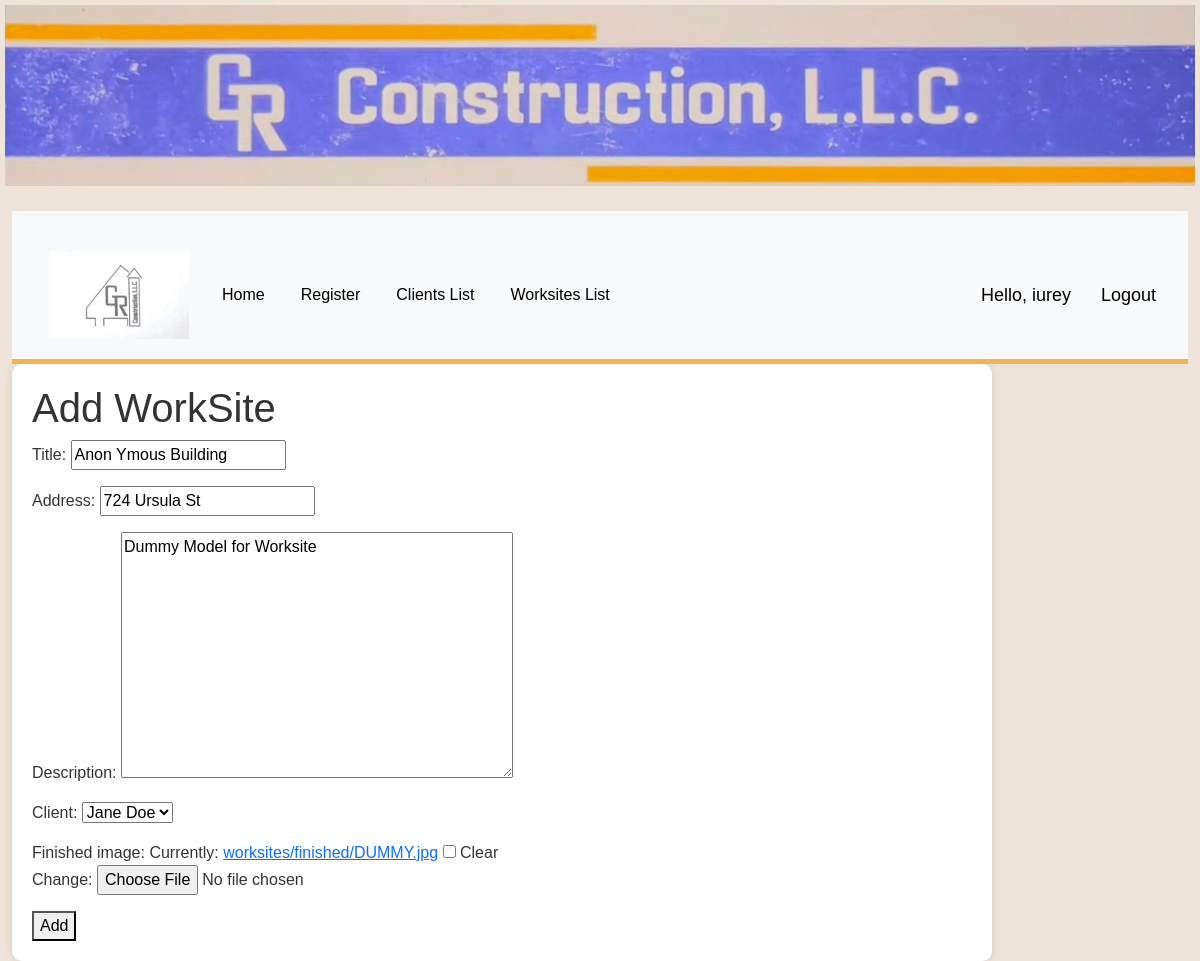
The page /worksites/1/edit/ (signed in) on the database as committed earlier.
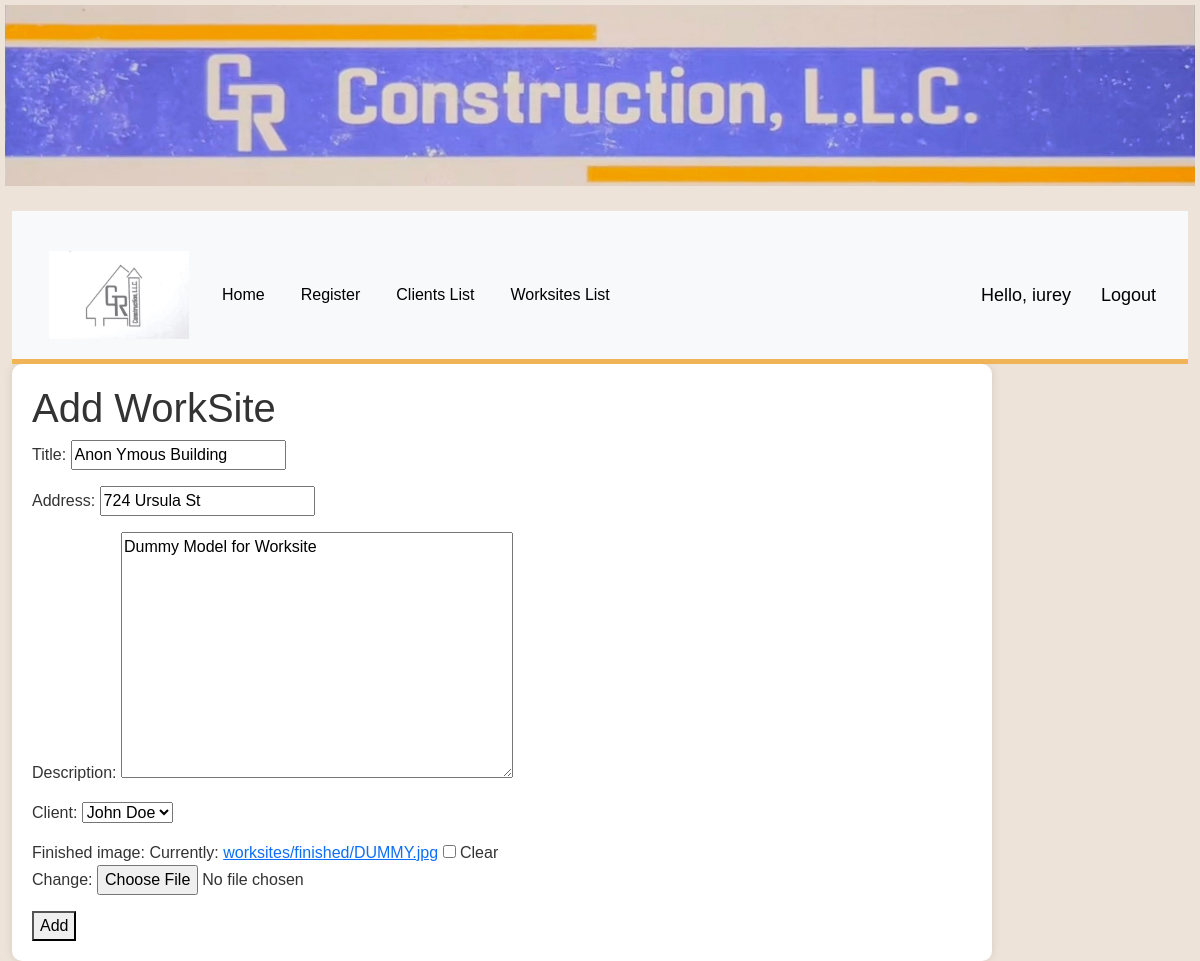
The same page on the database as committed later.
### gr_construction_web/models.py (models this page shows, shortened)
class WorkSite(models.Model):
    title = models.CharField(max_length=200)
    address = models.CharField(max_length=200)
    description = models.TextField(blank=True)
    client = models.ForeignKey('Client', on_delete=models.SET_NULL, null=True, blank=True)
    finished_image = models.ImageField(upload_to='worksites/finished', blank=True, null=True)

### gr_construction_web/views.py (the view)
# urls.py: path('worksites/<int:pk>/edit/', views.worksite_form, name='worksite-edit'),
@login_required(login_url='login')
def worksite_form(request, pk=None):
    if pk:
        worksite = get_object_or_404(WorkSite, pk=pk)
    else:
        worksite = None
    if request.method == 'POST':
        form = WorkSiteForm(request.POST, request.FILES, instance=worksite)
        if form.is_valid():
            worksite = form.save()
            return redirect('worksite-detail', pk=worksite.pk)
    else:
        form = WorkSiteForm(instance=worksite)
    return render(request, 'gr_construction_web/worksite_form.html', {'form': form})

### gr_construction_web/forms.py
class WorkSiteForm(forms.ModelForm):
    class Meta:
        model = WorkSite
        fields = ['title', 'address', 'description', 'client', 'finished_image']

### gr_construction_web/models.py (called while the page is built)
    def __str__(self):
        return self.name

### gr_construction_web/templates/gr_construction_web/worksite_form.html (shortened to what this page needs)
{% extends "gr_construction_web/base_template.html" %}
{% block content %}
<!DOCTYPE html>
<html lang="en">
<head>
</head>
<body>
    <h1>{% if worksite %}Edit WorkSite{% else %}Add WorkSite{% endif %}</h1>
    <form method="POST" enctype="multipart/form-data">
        {{ form.as_p }}
        <button type="submit">{% if worksite %}Update{% else %}Add{% endif %}</button>
    </form>
</body>
</html>
{% endblock %}

Rows that differ between the two databases and show on the page:
changed WorkSite "Anon Ymous Building": client "Jane Doe" → "John Doe"
